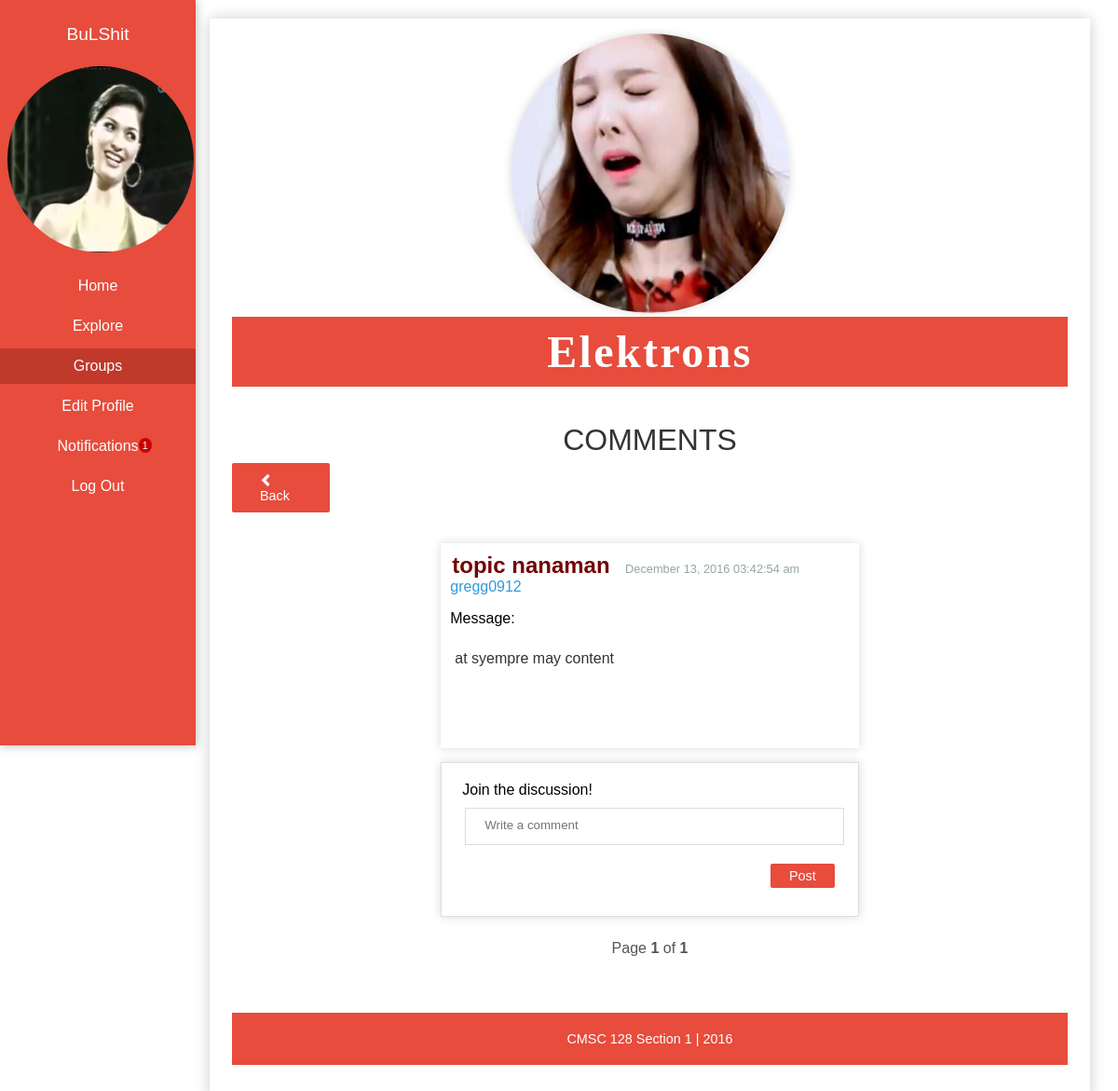
Screenshot of /html/comments.php?org_id=1&sort_id=1&disc_id=56 (signed in) with the database file from the repository.
### tables this page shows
CREATE TABLE `user` (
  `user_id` int(50) NOT NULL,
  `student_no` varchar(100) NOT NULL,
  `first_name` varchar(100) NOT NULL,
  `last_name` varchar(100) NOT NULL,
  `username` varchar(100) NOT NULL,
  `password` varchar(100) NOT NULL,
  `course` varchar(100) NOT NULL,
  `date_joined` date NOT NULL,
  `year_level` int(100) NOT NULL,
  `prof_pic` varchar(150) NOT NULL,
  `birthday` date NOT NULL,
  `email` varchar(60) NOT NULL
);

CREATE TABLE `orgs` (
  `org_id` int(100) NOT NULL,
  `org_name` varchar(100) NOT NULL,
  `description` text NOT NULL,
  `photo` varchar(100) NOT NULL
);

CREATE TABLE `discuss` (
  `disc_id` int(11) NOT NULL,
  `title` varchar(100) NOT NULL,
  `content` varchar(100) NOT NULL,
  `date_posted` datetime NOT NULL,
  `user_id` int(11) NOT NULL,
  `org_id` int(11) NOT NULL,
  `votes` int(11) NOT NULL
);

### html/functions.php (called while the page is built, shortened)
<?php
	$host="localhost";
	$username="root";
	$password="";
	$db="org_y";
	$connectdb=mysqli_connect($host, $username, $password, $db) or die(mysqli_error($dbconn));
	function querySignUp($query){
		global $connectdb;
		return mysqli_query($connectdb, $query);
	}
?>

### html/comments.php (the view, shortened to what this page needs)
<?php
	include('functions.php');
	$dbconn = connection();
	$connectdb = connection();
    $org_id=$_GET['org_id'];
    $org_query="SELECT * FROM orgs WHERE org_id='$org_id'";
    $org_info=mysqli_fetch_assoc(querySignUp($org_query));
?>
<!DOCTYPE html>
<html>
<head>
	<link rel="stylesheet" type="text/css" href="../bootstrap/css/bootstrap.css">
    <link rel="stylesheet" type="text/css" href="../css/main.css">
	<link rel="stylesheet" type="text/css" href="../css/navigation.css">
	<link rel="stylesheet" type="text/css" href="../css/comments.css">
	<link rel="stylesheet" type="text/css" href="../css/newstyle.css">
</head>
<body>
	<div id="wrapper">
        <nav>
            <ul>
                <?php
                $current_id = $_SESSION['user_id'];
                $query2 = mysqli_query($connectdb, "select * from user where user_id = $current_id");
                while($current_user= mysqli_fetch_array($query2)){ ?>
                <li><a href = 'viewprofile.php?user_id=<?=$current_id?>' class="username"><?php echo $current_user['username'] ?></a></li>
                <li class="image"><a href = 'viewprofile.php?user_id=<?=$current_id?>'><img onerror="this.src = '../images/janina.PNG'" src="../images/<?php echo $current_user['prof_pic'] ?>"/></a></li><?php } ?>
                <li><a href="home.php">Home</a></li>
                <li><a href="explore.php">Explore</a></li>
                <li class="dropbtn"><a class="dropbtn active" href="groups.php">Groups</a>
                </li>
                <li><a href="edit.php">Edit Profile</a></li>
                <li><a href="notif.php">Notifications
                  <?php
                    $notifnum = mysqli_query($connectdb,"select * from announcement, seen_announcement where announcement.announcement_id = seen_announcement.announcement_id and seen_announcement.seen = 'not_seen'and seen_announcement.user_id='".$current_id."'");
                    $total2 = mysqli_num_rows($notifnum); ?>
					<span class="notif-count"><?php echo $total2 ?></span>
                </a></li>
                <li><a href="logout.php">Log Out</a></li>
            </ul>
   		</nav>
		<div id="content">
			<div class="header">
				<center>
					<img class="img-absolute" onerror="this.src = '../images/janina.PNG'" src="<?=$org_info['photo']?>"/>
				</center>
				<h1 class="title"><?=$org_info['org_name']?></h1>
				<h2 class="currpage">Comments</h2>
			</div>
			<div id="discussions">
				<?php
					$get_topic="SELECT * FROM discuss, user WHERE discuss.disc_id='$_GET[disc_id]' AND discuss.user_id=user.user_id";
					$disc=mysqli_fetch_assoc(querySignUp($get_topic));
					$phpdate = strtotime( $disc['date_posted'] );
					$datec = date( 'F d, Y h:i:s a', $phpdate );
				?>
				<a href="discussions.php?orgID=<?=$_GET['org_id']?>" class="buttoncustom return"><span class="glyphicon glyphicon-chevron-left"></span>Back</a><br>
				<div class='discussion'>
					<legend>
						<a class='title' href="discussions.php?orgID=<?=$_GET['org_id']?>"><?=$disc['title']?></a>
						<span class="date"><?=$datec?></span>
					</legend>
						<a class='user' href="viewprofile.php?user_id=<?=$disc['user_id']?>"><?=$disc['username']?></a>
					<dl>
						<dt><label>Message:</label></dt>
						<dt><p><?=nl2br($disc['content'])?></p></dt>
					</dl>
				</div>
				<form class='newtopic' method="post">
					<div class='newdiscussion'>
						<legend>Join the discussion!</legend>
						<textarea id="discussion_text" name = 'discussion_text' placeholder='Write a comment'></textarea>
						<input class="btn btn-1 btn-1a" type="submit" name="submit" value="Post">
		       		</div>
		        </form>
				<?php
				if(isset($_GET['disc_id']))
				{
					$disc_id = $_GET['disc_id'];
					$sql = "SELECT COUNT(comment_id) FROM comments WHERE comments.disc_id = $disc_id";
					$query = mysqli_query($dbconn, $sql);
					$row = mysqli_fetch_row($query);
					$rows = $row[0];
					$page_rows = 10;
					$last = ceil($rows/$page_rows);
					if($last < 1)
					{
						$last = 1;
					}
					$pagenum = 1;
					$textline2 = "Page <b>$pagenum</b> of <b>$last</b>";
						if(!isset($_GET['edit'])){?>
						<?php }
				}
				else
				{
					echo "<h4>Error, does not exist.</h4>";
				}
				?>
				<div>
					<p class="pagination-text"><?php echo $textline2; ?></p>
				</div>
			</div>
			<footer>CMSC 128 Section 1 | 2016</footer>
		</div>
	</div>
</body>
</html>

### css/main.css (style rules this page uses)
* { font-family: Arial; }
body { margin: 0; }
#content { min-height: 80vh; width: 78.75vw; margin: 20px 1.25vw 20px 18.75vw; background-color: white; box-shadow: 0 0 15px rgba(0,0,0,0.2); padding: 2vh 2vw; box-sizing: border-box; }
#content > h1.title, #content > .header > h1.title { font-family: Chaparral; text-align: center; font-size: 3em; letter-spacing: 0.05em; padding: 10px; text-transform: capitalize; color: white; background-color: #e74c3c; }
#content > .header > h1.title { margin-top: 0px; }
#content > .header > h2.currpage { margin: auto; text-align: center; font-family: 'Arca Majora 3 Bold', sans-serif; text-transform: uppercase; font-weight: normal; font-size: 2em; color: #333; }
.img-absolute { height: 300px; width: 300px; top: 0px; box-shadow: 0 0 10px rgba(0,0,0,0.15); border-radius: 50%; margin: auto; border: 0px solid #000000; }
button, input[type=submit], input[type=button], .buttoncustom { background-color: #e74c3c; padding: 5px 20px; font-family: Arial; font-size: 0.9em; border: none; border-radius: 2px; color: white; cursor: pointer; transition: 0.2s; text-decoration: none; }
input[type=text], input[type=password], input[type=search], input[type=email], input[type=date], select, textarea { padding: 5px 20px; box-sizing: border-box; border: 1px solid #DDD; transition: 0.2s; }
footer { background-color: #e74c3c; width: 100%; text-align: center; padding: 20px 0; margin: 20px 0; bottom: 0; left: 0; color: white; font-family: Arial; font-size: 0.9em; }
.date { font-size: 0.8em; margin: 2px; font-family: Arial; display: inline-block; color: #95a5a6; }
.return { font-size: 0.9em; padding: 10px 30px; display: block; width: 5%; }
.pagination-text { text-align: center; color: #555; }
p { word-wrap: break-word; color: #333; }

### css/navigation.css (style rules this page uses)
nav { background-color: #e74c3c; position: fixed; left: 0; top: 0; height: 100vh; width: 17.5vw; box-shadow: 0 0 10px rgba(0,0,0,0.3); z-index: 5; }
nav ul { padding: 0; list-style: none; }
nav li { margin: 5px 0; }
nav li a { color: white; font-family: Arial; text-decoration: none; padding: 10px 20px; display: block; text-align: center; transition: 0.2s; }
nav .username { font-size: 1.2em; }
nav li a.active { background-color: #c0392b!important; color: white!important; cursor: default; }
nav li.image a { padding: 0; }
nav img { margin: 5px 5px; height: 200px; width: 200px; border-radius: 50%; transition: 0.4s; border: 3px solid rgba(0,0,0,0); }
.notif-count { padding: 1% 2% 1% 2%; background: #cc0000; color: #ffffff; border-radius: 50%; -moz-border-radius: 50%; -webkit-border-radius: 50%; position: absolute; font-size: 67%; }
a.dropbtn + ul.dropdown-list a:hover, { background-color: #DDDEE1; color: #555; }

### css/comments.css (style rules this page uses)
#discussions { top: 0; margin: 0; }
.discussion { min-height: 220px; padding: 10px 10px; border-style: none; box-shadow: 0 0 10px rgba(0,0,0,0.15); }
.newdiscussion { box-shadow: 0 0 10px rgba(0,0,0,0.15); width: 100%; display: flex; flex-direction: column; padding: 20px 20px; background-color: white; border: 1px solid #DDD; box-sizing: border-box; height: auto; }
.discussion, .newdiscussion { margin: 15px auto 15px auto; box-sizing: border-box; width: 50%; }
textarea, input[type=text] { padding: 10px 20px; margin: 10px 5px; }
textarea { resize: none; height: 40px; width: 100%; transition: 0.2s; resize: none; }
.btn { margin: 10px 5px 10px auto; display: block; }
.discussion a, a:hover { text-decoration: none; }
.title { font-weight: bold; color: #740000; }
.user, .up, .down { font-weight: normal; font-size: 1em; color: #3498db; }
.discussion legend a { font-size: 1.5em; font-family: Arial; margin-right: 10px; }
p { margin: 25px 5px; }

### css/newstyle.css (style rules this page uses)
body { background: white; }
h2 { color: #333; line-height: 100%; font-size: 80%; margin: auto; text-align: center; font-family: 'Arca Majora 3 Bold', sans-serif; padding: 1%; text-transform: uppercase; }

### rows the page displays
user: username "BuLShit"
orgs: photo (picture), org_name "Elektrons"
discuss: title "topic nanaman", date_posted "December 13, 2016 03:42:54 am", user.username "gregg0912", content "at syempre may content"

### other values shown
$total2 "1"
$pagenum "1"
$last "1"
